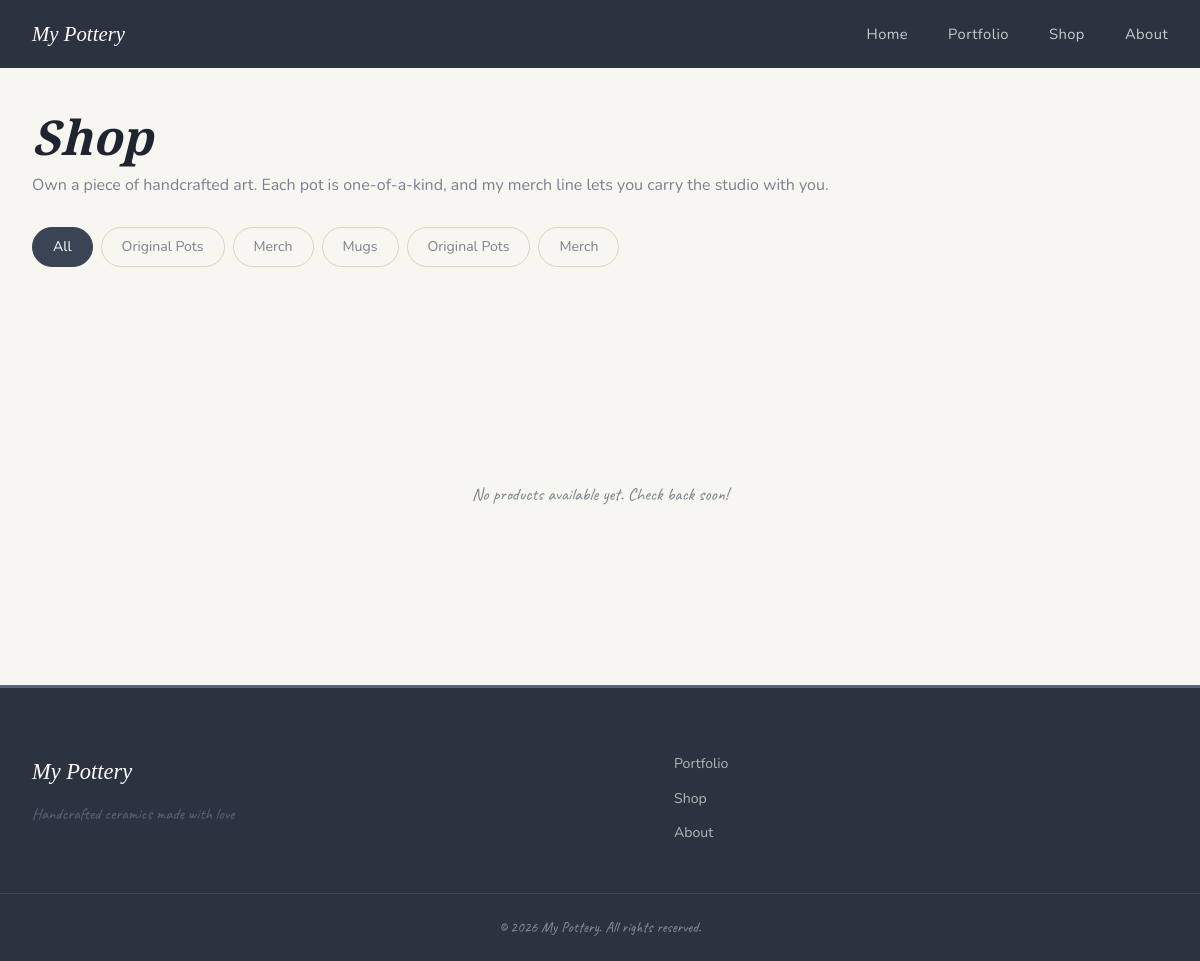
Before: /public/public/shop.php with the older database file.
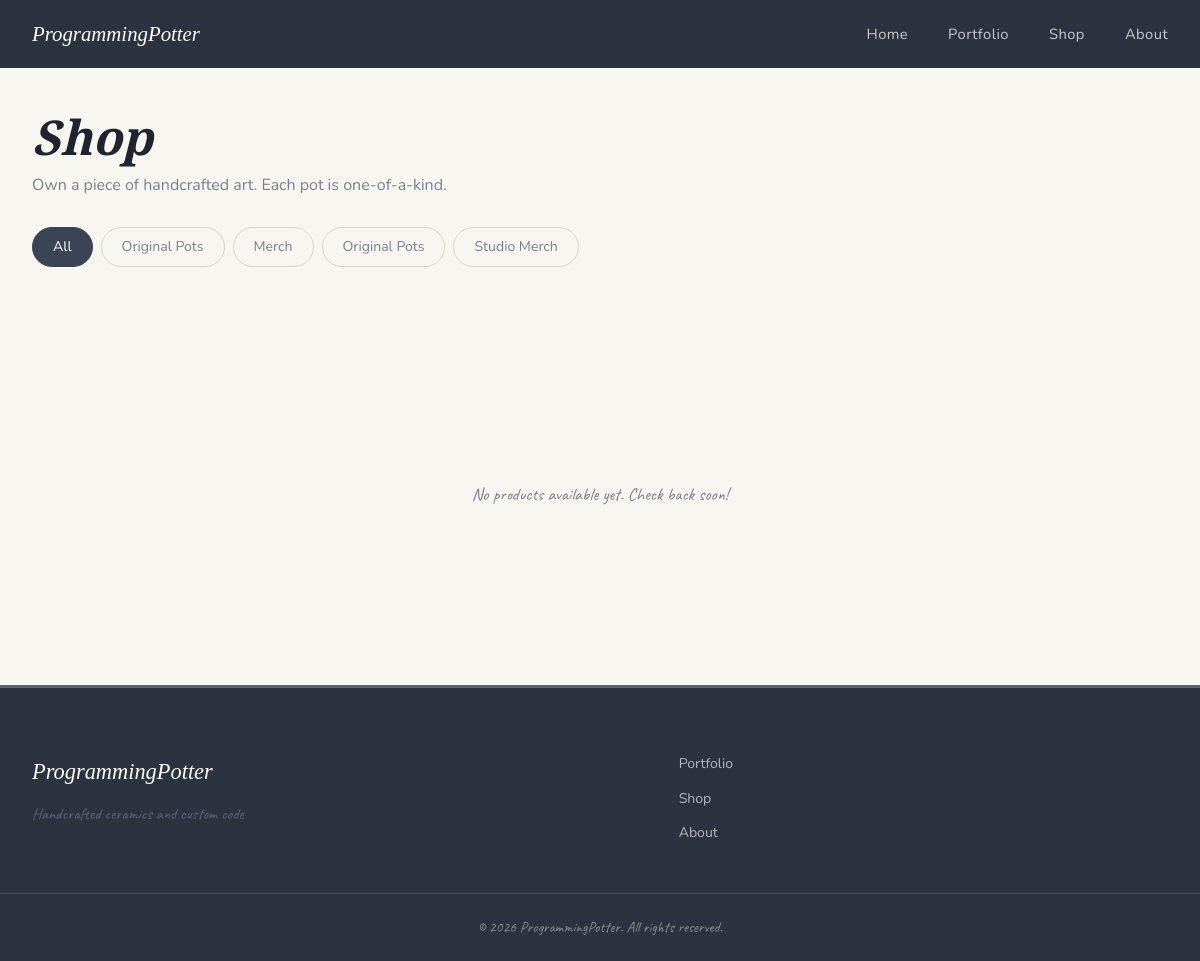
After: the same page with the newer database file.
### tables this page shows
CREATE TABLE IF NOT EXISTS shop_categories (
    id INT AUTO_INCREMENT PRIMARY KEY,
    name VARCHAR(255) NOT NULL,
    slug VARCHAR(255) UNIQUE NOT NULL,
    type ENUM('pot', 'merch') NOT NULL,
    description TEXT
);

### public/includes/Database.php (called while the page is built, shortened)
<?php
class Database {
    private static ?PDO $instance = null;
    public static function getInstance(): PDO {
        if (self::$instance === null) {
            $dsn = "mysql:host=" . DB_HOST . ";dbname=" . DB_NAME . ";charset=" . DB_CHARSET;
            $options = [
                PDO::ATTR_ERRMODE            => PDO::ERRMODE_EXCEPTION,
                PDO::ATTR_DEFAULT_FETCH_MODE => PDO::FETCH_ASSOC,
                PDO::ATTR_EMULATE_PREPARES   => false,
            ];
            self::$instance = new PDO($dsn, DB_USER, DB_PASS, $options);
        }
        return self::$instance;
    }
    public static function query(string $sql, array $params = []): PDOStatement {
        $stmt = self::getInstance()->prepare($sql);
        $stmt->execute($params);
        return $stmt;
    }
    public static function fetchAll(string $sql, array $params = []): array {
        return self::query($sql, $params)->fetchAll();
    }
}

### public/includes/bootstrap.php (called while the page is built, shortened)
<?php
require_once ROOT_PATH . '/includes/Database.php';
function setting(string $key, string $default = ''): string {
    static $cache = null;
    if ($cache === null) {
        try {
            $rows  = Database::fetchAll("SELECT setting_key, setting_value FROM settings");
            $cache = array_column($rows, 'setting_value', 'setting_key');
        } catch (Exception $e) {
            $cache = [];
        }
    }
    return $cache[$key] ?? $default;
}
function e(string $s): string {
    return htmlspecialchars($s, ENT_QUOTES, 'UTF-8');
}

### public/public/shop.php (the view, shortened to what this page needs)
<?php
require_once __DIR__ . '/../includes/bootstrap.php';
$type = $_GET['type'] ?? '';
$categorySlug = $_GET['category'] ?? '';
$params = [];
$whereClauses = [];
$where = $whereClauses ? 'WHERE ' . implode(' AND ', $whereClauses) : '';
$products = Database::fetchAll(
    "SELECT p.*, c.name as category_name, c.slug as category_slug
     FROM products p
     LEFT JOIN shop_categories c ON p.category_id = c.id
     $where
     ORDER BY p.sort_order ASC, p.created_at DESC",
    $params
);
$categories = Database::fetchAll("SELECT * FROM shop_categories ORDER BY type, name");
?>
<!DOCTYPE html>
<html lang="en">
<head>
    <title>Shop — <?= e(setting('site_name')) ?></title>
    <link rel="stylesheet" href="/css/style.css">
</head>
<body>
<?php include __DIR__ . '/../templates/nav.php'; ?>
<div class="page-header">
    <div class="container">
        <h1 class="page-header__title">Shop</h1>
        <p class="page-header__sub"><?= e(setting('shop_intro', 'Own a piece of handcrafted art. Each pot is one-of-a-kind.')) ?></p>
        <div class="portfolio-filters">
            <a href="/shop.php" class="filter-btn <?= !$type && !$categorySlug ? 'active' : '' ?>">All</a>
            <a href="/shop.php?type=pot" class="filter-btn <?= $type === 'pot' ? 'active' : '' ?>">Original Pots</a>
            <a href="/shop.php?type=merch" class="filter-btn <?= $type === 'merch' ? 'active' : '' ?>">Merch</a>
            <?php foreach ($categories as $cat): ?>
            <a href="/shop.php?category=<?= e($cat['slug']) ?>"
               class="filter-btn <?= $categorySlug === $cat['slug'] ? 'active' : '' ?>">
                <?= e($cat['name']) ?>
            </a>
            <?php endforeach; ?>
        </div>
    </div>
</div>
<section class="section">
    <div class="container">
        <?php if (empty($products)): ?>
        <p class="empty-state">No products available yet. Check back soon!</p>
        <?php endif; ?>
    </div>
</section>
<?php include __DIR__ . '/../templates/footer.php'; ?>
</body>
</html>

### public/templates/nav.php (shortened to what this page needs)
<nav class="nav" id="nav">
    <div class="nav__inner">
        <a href="/" class="nav__logo">
            <span class="nav__logo-text"><?= e(setting('site_name', 'My Pottery')) ?></span>
        </a>
        <ul class="nav__links">
            <li><a href="/" class="nav__link">Home</a></li>
            <li><a href="/portfolio.php" class="nav__link">Portfolio</a></li>
            <li><a href="/shop.php" class="nav__link">Shop</a></li>
            <li><a href="/about.php" class="nav__link">About</a></li>
        </ul>
    </div>
</nav>

### public/templates/footer.php (shortened to what this page needs)
<footer class="footer">
    <div class="container footer__inner">
        <div class="footer__brand">
            <span class="footer__logo"><?= e(setting('site_name', 'My Pottery')) ?></span>
            <p class="footer__tagline"><?= e(setting('tagline', 'Handcrafted with intention')) ?></p>
        </div>
        <div class="footer__nav">
            <a href="/portfolio.php">Portfolio</a>
            <a href="/shop.php">Shop</a>
            <a href="/about.php">About</a>
        </div>
    </div>
    <div class="footer__bottom">
        <span>&copy; <?= date('Y') ?> <?= e(setting('site_name', 'My Pottery')) ?>. All rights reserved.</span>
    </div>
</footer>

### public/public/css/style.css (style rules this page uses)
:root { --terra: #D4A820; --terra-lt: #E0BE50; --terra-dk: #B08A10; --parchment: #F8F6F0; --sand: #F0EDE5; --sand-dk: #E8E4D8; --linen: #D8D4C8; --bark: #1E2430; --bark-lt: #3A4050; --stone: #7A8090; --warm-white: #FDFCF8; --amber: #E8C84A; --rose: #D4A820; --rose-lt: #E0BE50; --rose-dk: #B08A10; --sage: #3A4455; --sage-lt: #5A6478; --sage-dk: #2C3340; --sage-pale: #ECEEF2; --clay: #D4A820; --clay-lt: #E8C84A; --cream: #F8F6F0; --cream-dk: #E8E4D8; --ink: #1E2430; --ink-lt: #3A4050; --moss-dk: #2C3340; --moss: #3A4455; --moss-lt: #5A6478; --moss-pale: #ECEEF2; --font-display: 'Playfair Display', Georgia, serif; --font-script: 'Caveat', cursive; --font-body: 'Nunito', 'Segoe UI', sans-serif; --radius: 8px; --radius-lg: 16px; --shadow: 0 2px 16px rgba(30,36,48,.09); --shadow-lg: 0 8px 40px rgba(30,36,48,.16); --transition: .28s cubic-bezier(.4,0,.2,1); }
*, *::before, *::after { box-sizing: border-box; margin: 0; padding: 0; }
html { scroll-behavior: smooth; font-size: 16px; }
body { font-family: var(--font-body); background: var(--cream); color: var(--ink); line-height: 1.75; overflow-x: hidden; }
a { color: inherit; text-decoration: none; }
ul { list-style: none; }
h1, h2, h3 { font-family: var(--font-display); line-height: 1.2; font-weight: 700; }
h1 { font-size: clamp(2.2rem, 6vw, 4.4rem); }
.container { max-width: 1200px; margin: 0 auto; padding: 0 2rem; }
.nav { position: fixed; top: 0; left: 0; right: 0; z-index: 100; background: var(--sage-dk); transition: box-shadow var(--transition); }
body { padding-top: 68px; }
.nav__inner { max-width: 1200px; margin: 0 auto; display: flex; align-items: center; justify-content: space-between; padding: 1rem 2rem; }
.nav__logo-text { font-family: var(--font-display); font-size: 1.3rem; font-style: italic; color: var(--warm-white); }
.nav__links { display: flex; gap: 2.5rem; }
.nav__link { font-family: var(--font-body); font-size: .92rem; letter-spacing: .03em; color: rgba(255,253,249,.75); position: relative; padding-bottom: 3px; transition: color var(--transition); }
.nav__link::after { content: ''; position: absolute; bottom: -2px; left: 0; right: 100%; height: 2px; background: var(--clay-lt); border-radius: 2px; transition: right var(--transition); }
.section { padding: 6rem 0; }
.page-header { padding: 2.5rem 0 0; }
.page-header__title { font-family: var(--font-display); font-style: italic; font-size: clamp(2rem, 5vw, 3rem); color: var(--bark); margin-bottom: .35rem; }
.page-header__sub { color: var(--stone); font-size: 1rem; margin-bottom: 1.75rem; }
.portfolio-filters { display: flex; gap: .5rem; flex-wrap: wrap; margin-bottom: 2rem; padding-bottom: .25rem; }
.filter-btn { padding: .4rem 1.25rem; border: 1.5px solid var(--linen); border-radius: 50px; font-family: var(--font-body); font-size: .88rem; color: var(--stone); background: transparent; cursor: pointer; transition: all var(--transition); }
.filter-btn.active, .filter-btn:hover { background: var(--sage); color: #fff; border-color: var(--sage); }
.footer { background: var(--sage-dk); color: rgba(255,253,249,.8); padding: 4rem 0 0; border-top: 3px solid var(--sage-lt); }
.footer__inner { display: flex; align-items: flex-start; justify-content: space-between; gap: 3rem; padding-bottom: 3rem; flex-wrap: wrap; }
.footer__logo { display: block; font-family: var(--font-display); font-size: 1.4rem; font-style: italic; color: var(--warm-white); margin-bottom: .5rem; }
.footer__tagline { font-family: var(--font-script); font-size: 1rem; color: var(--sage-lt); }
.footer__nav { display: flex; flex-direction: column; gap: .6rem; }
.footer__nav a { color: rgba(255,253,249,.65); font-size: .88rem; transition: color var(--transition); }
.footer__bottom { border-top: 1px solid rgba(255,255,255,.1); padding: 1.25rem 2rem; text-align: center; font-family: var(--font-script); font-size: .95rem; color: rgba(255,253,249,.45); }
.empty-state { text-align: center; padding: 5rem 2rem; color: var(--stone); font-size: 1.1rem; font-family: var(--font-script); }

Changed rows visible on the page:
removed shop_categories: name "Mugs"
removed shop_categories: name "Merch"
added shop_categories: name "Studio Merch"
Other visible differences:
setting('site_name', 'My Pottery'): "My Pottery" → "ProgrammingPotter"
setting('tagline', 'Handcrafted with intention'): "Handcrafted ceramics made with love" → "Handcrafted ceramics and custom code"
text no longer shown: "Own a piece of handcrafted art. Each pot is one-of-a-kind, and my merch line lets you carry the studio with you."
text now shown: "Own a piece of handcrafted art. Each pot is one-of-a-kind."
